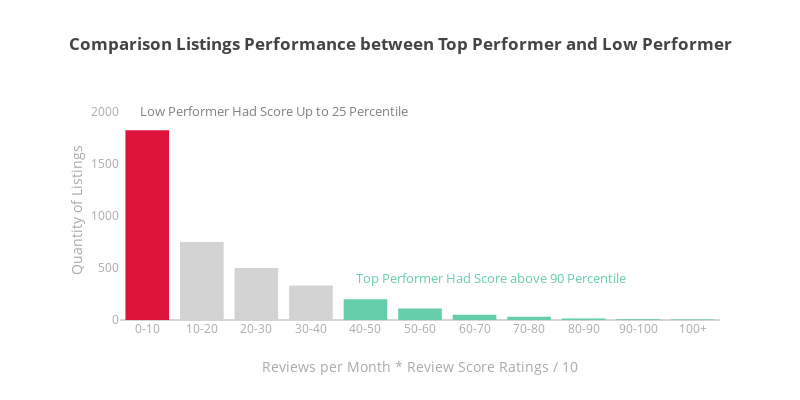

Notebook code for this chart:
### Code cell
generate_barplot(title_text, annotations)

### Figure 1 — Plotly figure (JSON) as saved in the notebook; plotly's stock layout.template omitted (floating-point values rounded to 4 significant figures)
{"data": [{"marker": {"color": "crimson"}, "name": "crimson", "orientation": "v", "type": "bar", "uid": "71b1d938-2b73-11e9-a665-8c8590a64379", "x": ["0-10"], "y": [1822]}, {"marker": {"color": "lightgray"}, "name": "lightgray", "orientation": "v", "type": "bar", "uid": "71b52f86-2b73-11e9-98f9-8c8590a64379", "x": ["10-20", "20-30", "30-40"], "y": [748, 498, 332]}, {"marker": {"color": "mediumaquamarine"}, "name": "mediumaquamarine", "orientation": "v", "type": "bar", "uid": "71b53394-2b73-11e9-80e1-8c8590a64379", "x": ["40-50", "50-60", "60-70", "70-80", "80-90", "90-100", "100+"], "y": [199, 110, 51, 32, 14, 8, 4]}], "layout": {"annotations": [{"font": {"color": "gray", "size": 13}, "showarrow": false, "text": "Low Performer Had Score Up to 25 Percentile", "x": 0.03, "xanchor": "left", "xref": "paper", "y": 1900, "yanchor": "bottom"}, {"font": {"color": "mediumaquamarine", "size": 13}, "showarrow": false, "text": "Top Performer Had Score above 90 Percentile", "x": 0.39, "xanchor": "left", "xref": "paper", "y": 300, "yanchor": "bottom"}], "height": 400, "margin": {"l": 120}, "showlegend": false, "title": "<b>Comparison Listings Performance between Top Performer and Low Performer</b>", "width": 800, "xaxis": {"color": "#AAAAAA", "showgrid": false, "title": "Reviews per Month * Review Score Ratings / 10", "titlefont": {"color": "#AAAAAA"}}, "yaxis": {"color": "#AAAAAA", "showgrid": false, "title": "Quantity of Listings", "titlefont": {"color": "#AAAAAA"}}}}
